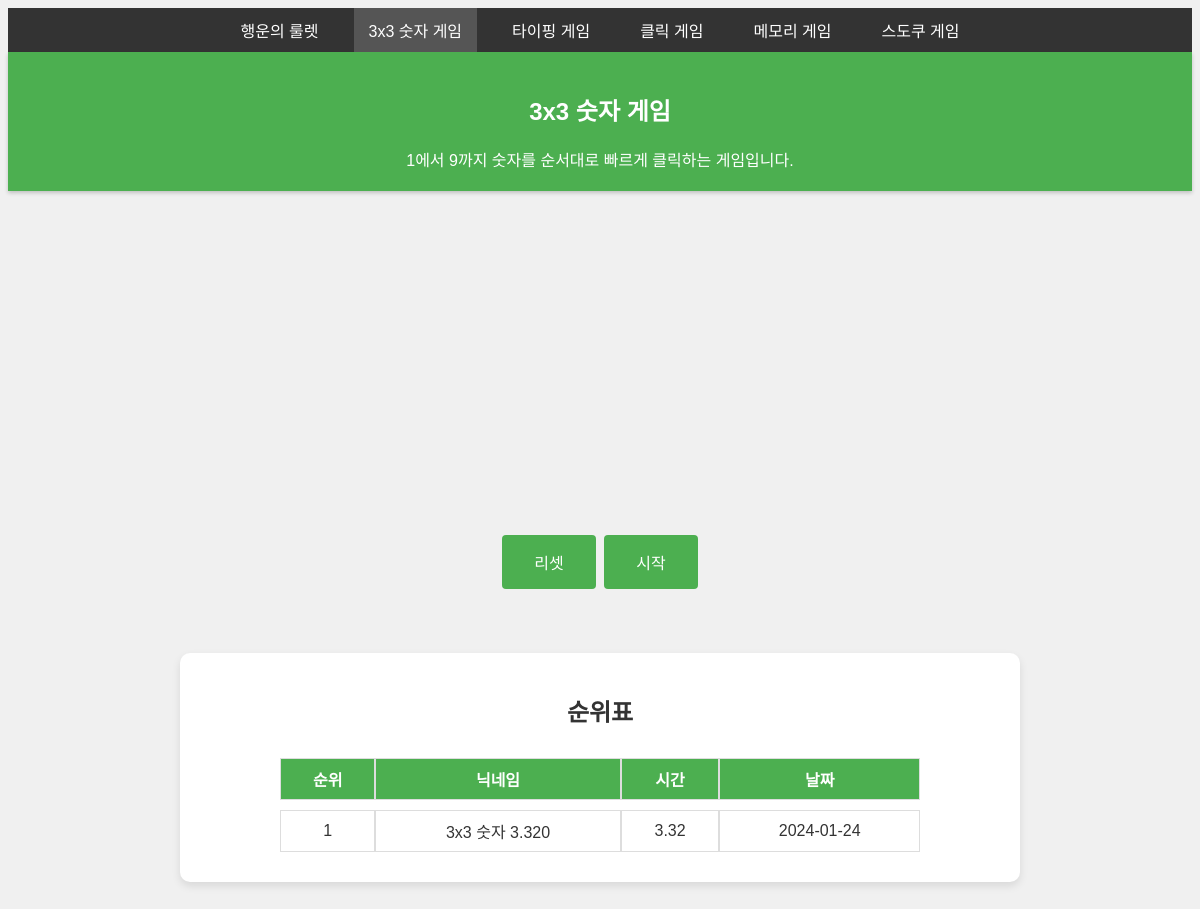
Before: /three with the older database file.
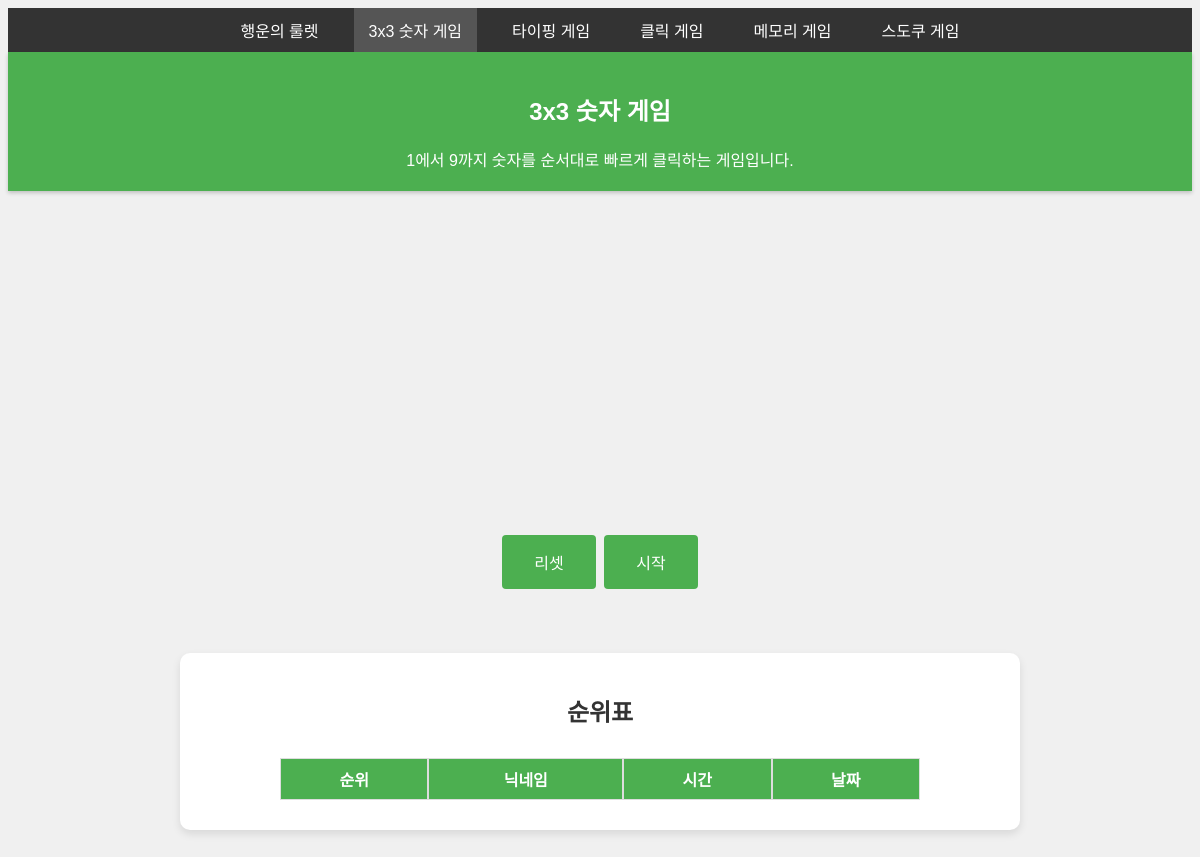
After: the same page with the newer database file.
### tables this page shows
CREATE TABLE game_info (
            id INTEGER PRIMARY KEY AUTOINCREMENT,
            name TEXT NOT NULL,
            url TEXT NOT NULL,
            description TEXT NOT NULL
        );

CREATE TABLE game_records (
            id INTEGER PRIMARY KEY AUTOINCREMENT,
            ip TEXT NOT NULL,
            gametype TEXT NOT NULL,
            nickname TEXT NOT NULL,
            time REAL NOT NULL,
            date TEXT NOT NULL
        );

### app.py (the view)
@app.route('/')
@app.route('/three')
def three():
    db = get_db()
    cur = db.cursor()
    cur.execute("SELECT id, name, description FROM game_info WHERE id = 2")
    game_info = cur.fetchone()
    cur.execute("SELECT nickname, time, date FROM game_records WHERE gametype = 2 ORDER BY time ASC")
    records = cur.fetchall()
    ranked_records = [(index + 1, record['nickname'], record['time'], record['date']) for index, record in enumerate(records)]
    return render_template('three.html', records=ranked_records, game_id=game_info['id'], game_name=game_info['name'], game_description=game_info['description'])

### app.py (called while the page is built)
def get_db():
    if 'db' not in g:
        g.db = sqlite3.connect(DATABASE_FILE)
        g.db.row_factory = sqlite3.Row
    return g.db

@app.context_processor
def inject_games():
    db = get_db()
    games = db.execute('SELECT id, name, url FROM game_info ORDER BY id ASC').fetchall()
    return {'games': games}

### templates/three.html (shortened to what this page needs)
{% extends 'base.html' %}
{% block content %}
    <link rel="stylesheet" type="text/css" href="{{ url_for('static', filename='css/three.css') }}">
    <div id="game-board" class="game-board"></div>
    <button id="reset-button">리셋</button>
    <button id="start-button">시작</button>
{% endblock %}

### templates/base.html (shortened to what this page needs)
<!DOCTYPE html>
<html>
<head>
    <link rel="stylesheet" type="text/css" href="{{ url_for('static', filename='css/base.css') }}">
</head>
<body>
    <nav>
        <ul id="menu" class="hidden">
            {% for game in games %}
            <li class="{% if request.path.endswith(game.url) %}active{% endif %}">
                <a href="{{ url_for(game.url) }}">{{ game.name }}</a>
            </li>
            {% endfor %}
        </ul>
    </nav>
    <div id="header">
        <h2>{{ game_name }}</h2>
        <span>{{ game_description }}</span>
    </div>
    {% block content %}{% endblock %}
    {% if not request.path.endswith('/roulette') %}
    <div class="rank">
        <h2>순위표</h2>
        <table>
            <tr>
                <th>순위</th>
                <th>닉네임</th>
                <th>시간</th>
                <th>날짜</th>
            </tr>
            {% for record in records %}
            <tr>
                <td>{{ record[0] }}</td>
                <td>{{ record[1] }}</td>
                <td>{{ record[2] }}</td>
                <td>{{ record[3] }}</td>
            </tr>
            {% endfor %}
        </table>
    </div>
    {% endif %}
</body>
</html>

Changed rows visible on the page:
removed game_records: record "1", nickname "3x3 숫자 3.320", time "3.32", date "2024-01-24"
